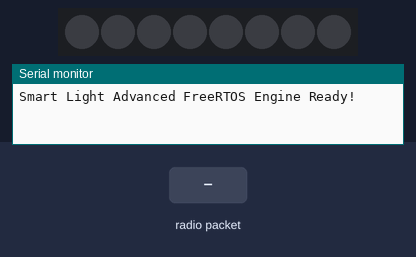
Recording of a sketch running on a simulated ESP32. On the bench: 8 RGB LEDs in strip order, left to right, the last lines printed to the serial monitor. The inputs (shaded band) are chosen by the test bench. Dim RGB values are drawn brighter than linear.

Above: at 1.2 s.
1.3 s: radio packet "LIGHT:ANIM:RAINBOW" arrives
At 1.47 s:
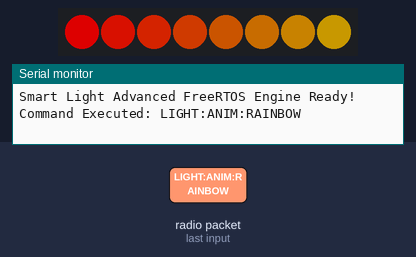
3.7 s: radio packet "LIGHT:ON" arrives
At 4.4 s:
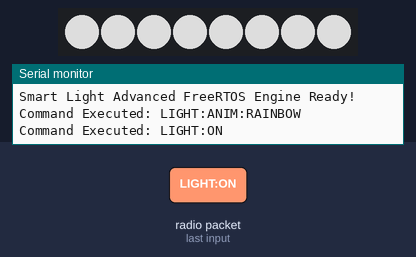
5.2 s: radio packet "LIGHT:ANIM:RAINBOW" arrives
At 5.36 s:
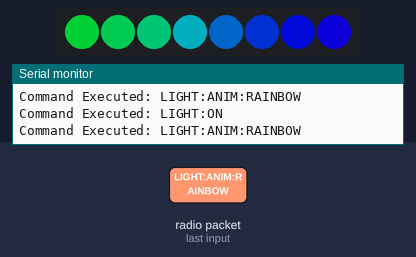
7.6 s: radio packet "LIGHT:ANIM:PULSE" arrives
At 7.78 s:
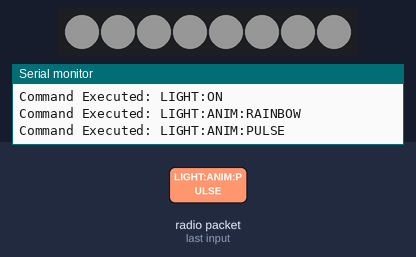
9.1 s: radio packet "LIGHT:ANIM:RAINBOW" arrives
At 10.36 s:
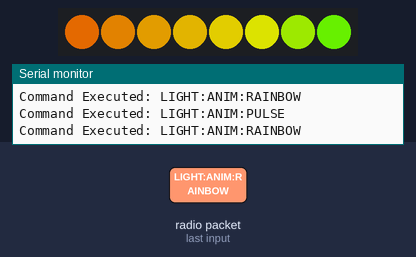
Timing chart, 0 to 23.5 s (numbered marks = the images above; inputs shaded):
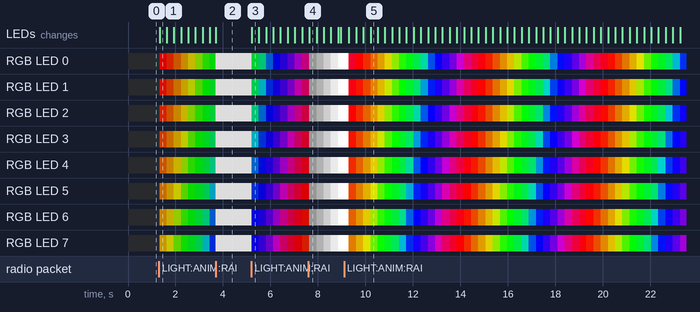

Measured:
- after the input at 3.7 s, the LEDs: change at once (image 2)
- after the input at 7.6 s, the LEDs: change at once (image 4)
- after the input at 9.1 s, the LEDs: first change after 0.20 s (image 5 shows a later state)

The sketch:

smart_light_firmware.ino
```cpp
#include <esp_now.h>
#include <WiFi.h>
#include <FastLED.h>
#include <esp_wifi.h>

// --- HARDWARE SETUP ---
#define LED_PIN     19
#define NUM_LEDS    8
#define MAX_BRIGHTNESS  150

CRGB leds[NUM_LEDS];
QueueHandle_t commandQueue;

// --- FreeRTOS Task Handle ---
TaskHandle_t TaskCore1; // For LED Animations and Commands

// --- STATE VARIABLES ---
enum LightMode { MODE_SOLID, MODE_RAINBOW, MODE_PULSE, MODE_OFF };
LightMode currentMode = MODE_OFF;
CRGB currentColor = CRGB::White;
uint8_t currentBrightness = MAX_BRIGHTNESS;

// Animation helpers
uint8_t gHue = 0; // Rotating color for rainbow

// --- RECEIVE CALLBACK FUNCTION ---
void OnDataRecv(const uint8_t * mac, const uint8_t *incomingData, int len) {
    char incomingString[32];
    memcpy(incomingString, incomingData, len);
    incomingString[len < 32 ? len : 31] = '\0';
    // Drop into the queue without waiting (ISR safe)
    xQueueSendFromISR(commandQueue, &incomingString, NULL);
}

// ==========================================
// TASK: THE LIGHT CONTROLLER (Runs on Core 1)
// ==========================================
void LightTask(void * pvParameters) {
    char receivedCommand[32];

    for(;;) {
        // "0" means check the mailbox but DON'T wait if it's empty,
        // allowing the animation engine below it to keep spinning!
        if (xQueueReceive(commandQueue, &receivedCommand, 0) == pdPASS) {
            String cmd = String(receivedCommand);
            Serial.println("Command Executed: " + cmd);

            if (cmd == "LIGHT:ON") {
                currentMode = MODE_SOLID;
                FastLED.setBrightness(currentBrightness);
                fill_solid(leds, NUM_LEDS, currentColor);
            }
            else if (cmd == "LIGHT:OFF") {
                currentMode = MODE_OFF;
                FastLED.clear(true);
            }
            else if (cmd.startsWith("LIGHT:BRIGHTNESS:")) {
                currentBrightness = cmd.substring(17).toInt();
                FastLED.setBrightness(currentBrightness);
            }
            else if (cmd.startsWith("LIGHT:COLOR:")) {
                int firstComma = cmd.indexOf(',');
                int secondComma = cmd.lastIndexOf(',');
                if (firstComma > 0 && secondComma > firstComma) {
                    int r = cmd.substring(12, firstComma).toInt();
                    int g = cmd.substring(firstComma + 1, secondComma).toInt();
                    int b = cmd.substring(secondComma + 1).toInt();
                    currentColor = CRGB(r, g, b);
                    currentMode = MODE_SOLID;
                    FastLED.setBrightness(currentBrightness);
                    fill_solid(leds, NUM_LEDS, currentColor);
                }
            }
            else if (cmd == "LIGHT:ANIM:RAINBOW") {
                currentMode = MODE_RAINBOW;
            }
            else if (cmd == "LIGHT:ANIM:PULSE") {
                currentMode = MODE_PULSE;
            }

            FastLED.show();
        }

        // --- ANIMATION ENGINE ---
        if (currentMode == MODE_RAINBOW) {
            EVERY_N_MILLISECONDS(20) {
                fill_rainbow(leds, NUM_LEDS, gHue, 7);
                gHue++;
                FastLED.show();
            }
        }
        else if (currentMode == MODE_PULSE) {
            EVERY_N_MILLISECONDS(10) {
                float breath = (exp(sin(millis()/2000.0*PI)) - 0.36787944)*108.0;
                FastLED.setBrightness(breath);
                fill_solid(leds, NUM_LEDS, currentColor);
                FastLED.show();
            }
        }

        // FreeRTOS Yield: Gives the processor a tiny break to handle Wi-Fi
        vTaskDelay(5 / portTICK_PERIOD_MS);
    }
}

// ==========================================
// SETUP
// ==========================================
void setup() {
    Serial.begin(115200);
    commandQueue = xQueueCreate(10, 32);

    FastLED.addLeds<WS2812, LED_PIN, GRB>(leds, NUM_LEDS).setCorrection(TypicalLEDStrip);
    FastLED.setBrightness(currentBrightness);
    FastLED.setMaxPowerInVoltsAndMilliamps(5, 500);
    FastLED.clear(true);
    FastLED.show();

    WiFi.mode(WIFI_AP_STA);
    WiFi.setTxPower(WIFI_POWER_19_5dBm);
    WiFi.disconnect();
    esp_wifi_set_channel(13, WIFI_SECOND_CHAN_NONE);

    if (esp_now_init() != ESP_OK) {
        Serial.println("Error initializing ESP-NOW");
        return;
    }
    esp_now_register_recv_cb(OnDataRecv);

    // START FREERTOS TASK
    // Pinned to Core 1 (same core that handles Wi-Fi by default)
    xTaskCreatePinnedToCore(LightTask, "TaskCore1", 10000, NULL, 1, &TaskCore1, 1);

    Serial.println("Smart Light Advanced FreeRTOS Engine Ready!");
}

void loop() {
    // The main loop is dead. FreeRTOS is the captain now.
    vTaskDelete(NULL);
}
```
